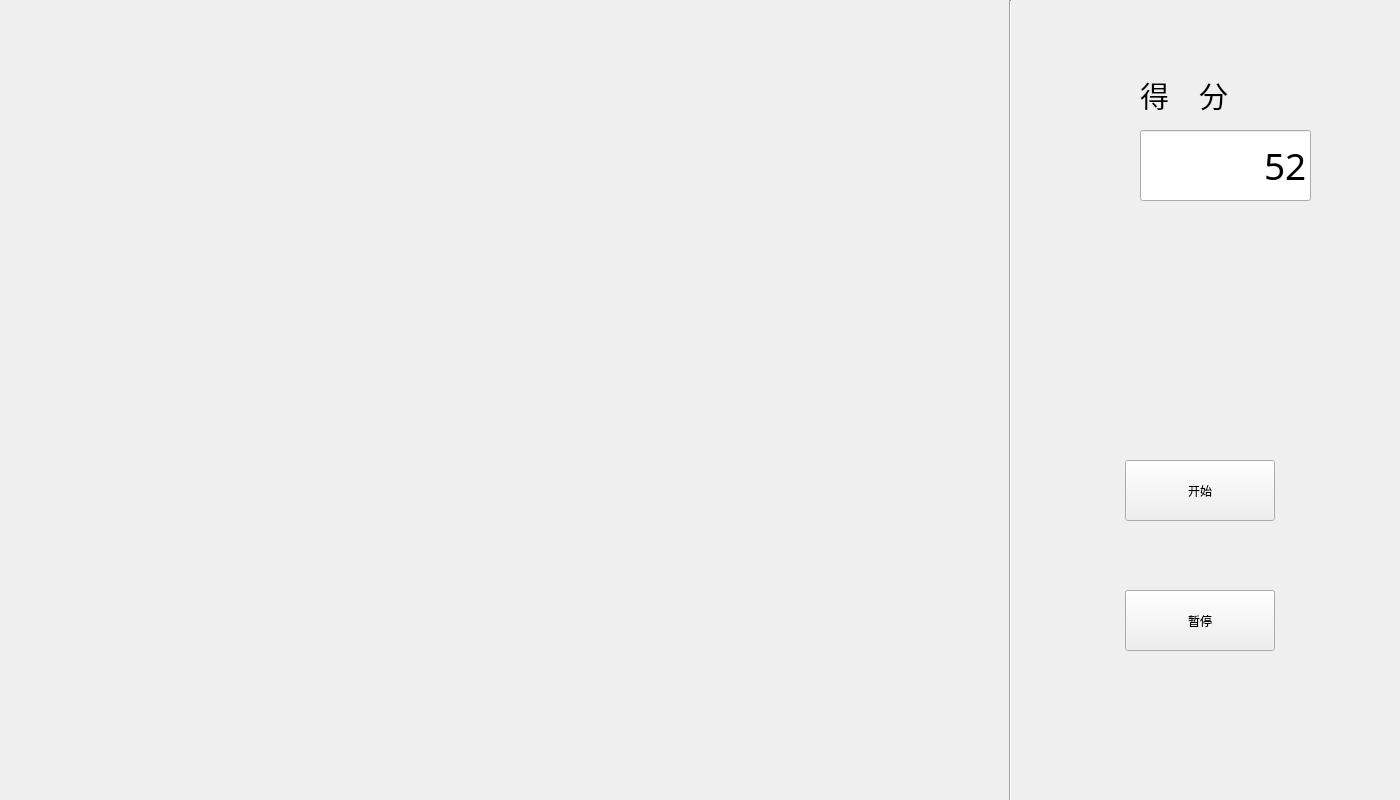
<?xml version="1.0" encoding="UTF-8"?>
<ui version="4.0">
 <class>Widget</class>
 <widget class="QWidget" name="Widget">
  <property name="geometry">
   <rect>
    <x>0</x>
    <y>0</y>
    <width>1400</width>
    <height>800</height>
   </rect>
  </property>
  <property name="windowTitle">
   <string>Widget</string>
  </property>
  <widget class="QPushButton" name="pushButton">
   <property name="geometry">
    <rect>
     <x>1125</x>
     <y>460</y>
     <width>150</width>
     <height>61</height>
    </rect>
   </property>
   <property name="text">
    <string>开始</string>
   </property>
  </widget>
  <widget class="QPushButton" name="pushButton_2">
   <property name="geometry">
    <rect>
     <x>1125</x>
     <y>590</y>
     <width>150</width>
     <height>61</height>
    </rect>
   </property>
   <property name="text">
    <string>暂停</string>
   </property>
  </widget>
  <widget class="Line" name="line">
   <property name="geometry">
    <rect>
     <x>1000</x>
     <y>0</y>
     <width>20</width>
     <height>811</height>
    </rect>
   </property>
   <property name="orientation">
    <enum>Qt::Vertical</enum>
   </property>
  </widget>
  <widget class="QLabel" name="label">
   <property name="geometry">
    <rect>
     <x>1140</x>
     <y>70</y>
     <width>171</width>
     <height>51</height>
    </rect>
   </property>
   <property name="font">
    <font>
     <family>OCR A Extended</family>
     <pointsize>22</pointsize>
    </font>
   </property>
   <property name="text">
    <string>得    分</string>
   </property>
  </widget>
  <widget class="QLineEdit" name="lineEdit">
   <property name="geometry">
    <rect>
     <x>1140</x>
     <y>130</y>
     <width>171</width>
     <height>71</height>
    </rect>
   </property>
   <property name="font">
    <font>
     <family>黑体</family>
     <pointsize>28</pointsize>
    </font>
   </property>
   <property name="focusPolicy">
    <enum>Qt::NoFocus</enum>
   </property>
   <property name="layoutDirection">
    <enum>Qt::RightToLeft</enum>
   </property>
   <property name="autoFillBackground">
    <bool>false</bool>
   </property>
   <property name="text">
    <string>52</string>
   </property>
   <property name="cursorPosition">
    <number>0</number>
   </property>
   <property name="alignment">
    <set>Qt::AlignRight|Qt::AlignTrailing|Qt::AlignVCenter</set>
   </property>
  </widget>
 </widget>
 <resources/>
 <connections/>
</ui>
